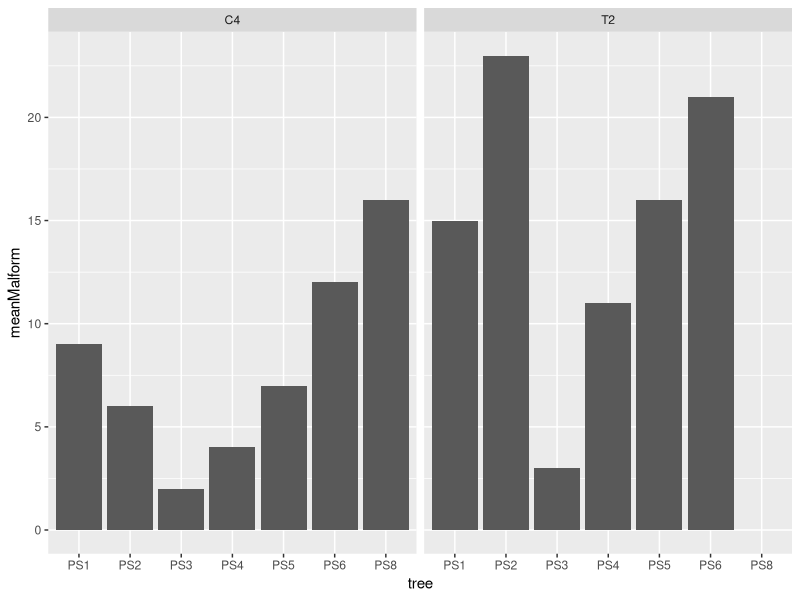
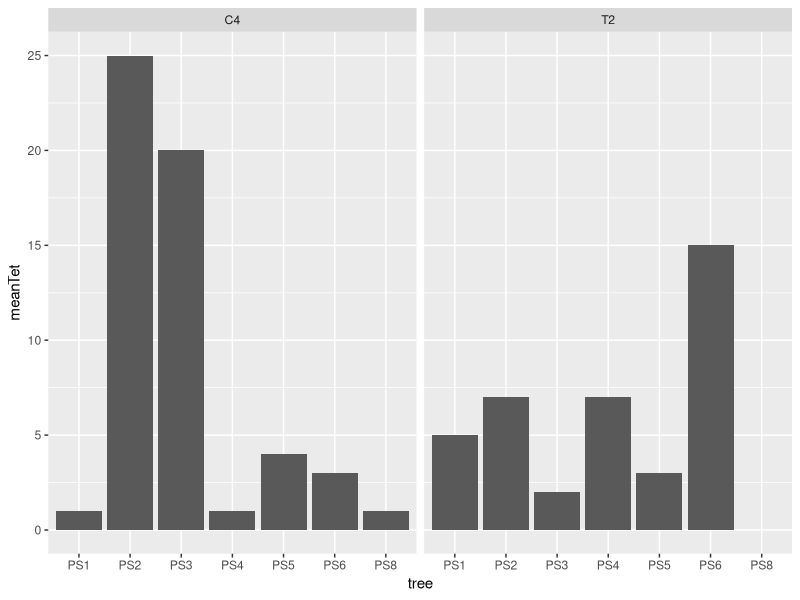

Generate these figures, in order, with R:
library(tidyverse)
library(readxl)
library(lme4)

df <- read_excel("data/Pollen data.xlsx") 


pollenData <- df %>%
  mutate(
    tree = substring(Sample, 0, 3),   # Create column for tree number
    frame = substring(Sample, 5, 5),   # Create column for frame number
    code = substring(Sample, 7, 8),
    malformationRate = (Num_malform/600)) %>%
  filter(code == "C4" | code == "T2") %>%
  rename(
    treatment = code)    

###
#Malformation models

model1<-glmer(cbind(Num_malform, 600- Num_malform) ~ treatment + (1 | tree),
             data = pollenData, family = binomial(link= "logit"))
summary(model1)

model2<-glmer( Num_malform ~ treatment + (1| tree),
              data = pollenData, family = poisson(link= "log"))
summary(model2)


### 
#Tetrad model

model1Tet<-glmer(Tetrad ~ treatment + (1|tree),        #with outliers
                 data = pollenData, family = poisson(link = "log"))
summary(model1Tet)

noOutlier <- pollenData %>%
  filter(Tetrad < 60) %>%
  filter(Tetrad != 31)

model2Tet<-glmer(Tetrad ~ treatment + (1|tree),        #without outliers
                 data = noOutlier, family = poisson(link = "log"))
summary(model2Tet)

###
#Histograms
meanMalftree <- pollenData %>%
  group_by(tree, treatment) %>%
  summarize(meanMalform = mean(Num_malform))%>%
  mutate(meanMalform = ceiling(meanMalform))
view(meanMalftree)


ggplot(meanMalftree, aes(tree, meanMalform), group = treatment)+
  geom_col() +
  facet_wrap(~treatment, nrow = 1)


meanTetrad <- pollenData %>%
  group_by(tree, treatment) %>%
  summarize(meanTet = mean(Tetrad)) %>%
  mutate(meanTet = ceiling(meanTet))

meanTetNoOut <- noOutlier %>%
  group_by(tree, treatment) %>%
  summarize(meanTet = mean(Tetrad)) %>%
  mutate(meanTet = ceiling(meanTet))

ggplot(meanTetrad, aes(tree, meanTet), group = treatment)+
  geom_col() +
  facet_wrap(~treatment, nrow = 1)  
